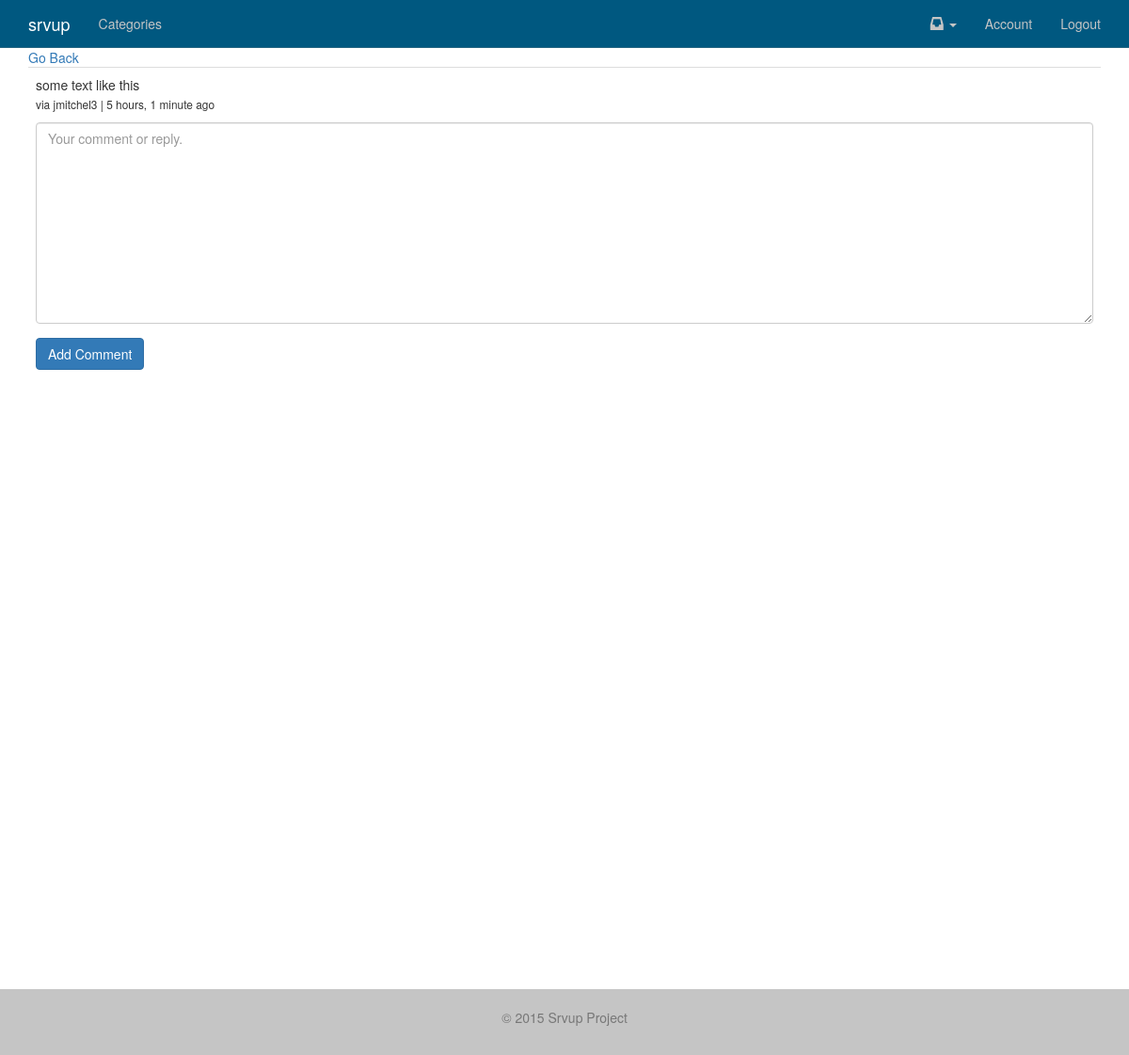
Before: /comment/122 (signed in) with the older database file.
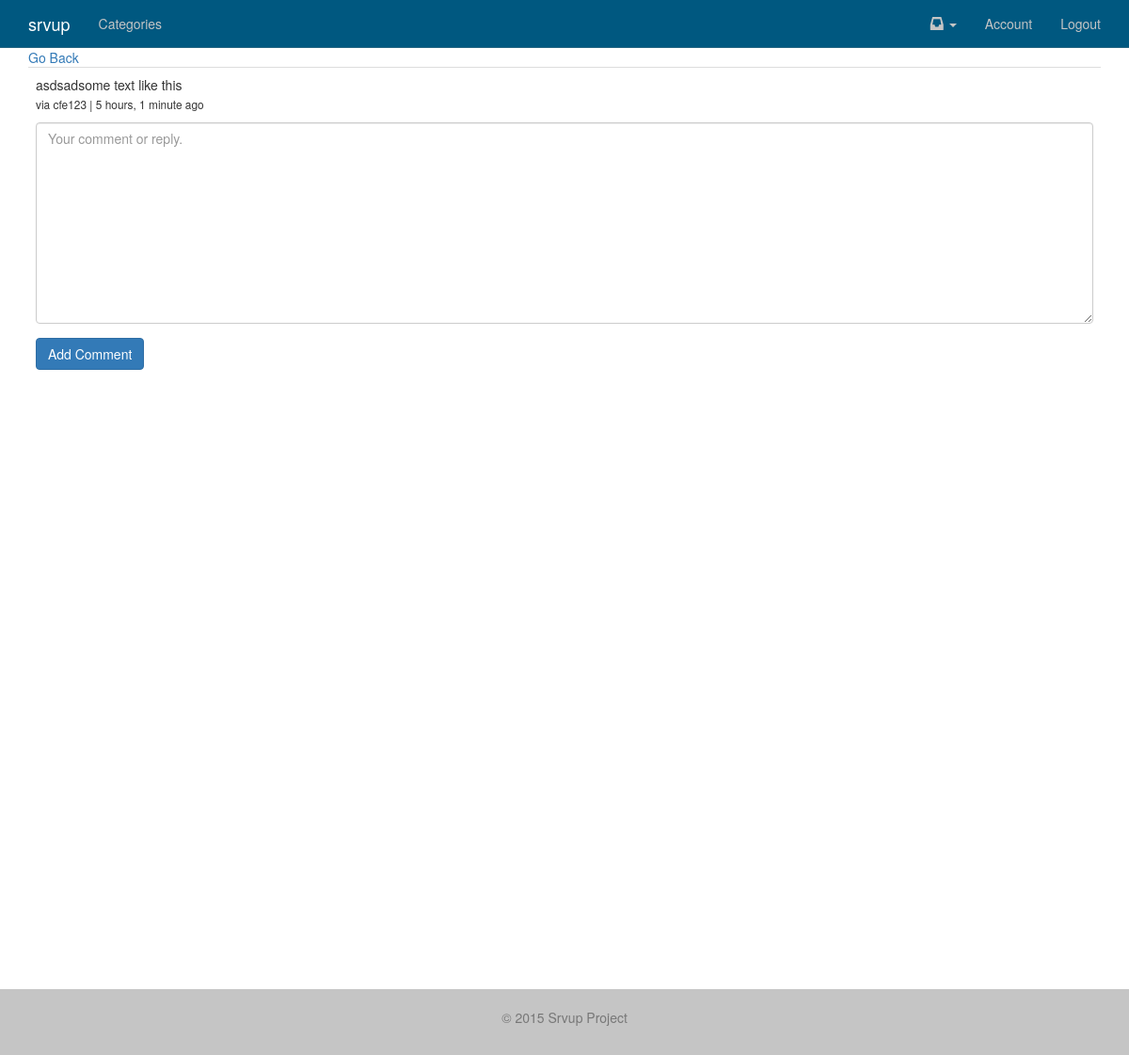
After: the same page with the newer database file.
### comments/models.py (models this page shows, shortened)
class Comment(models.Model):
	user = models.ForeignKey(MyUser)
	parent = models.ForeignKey("self", null=True, blank=True)
	path = models.CharField(max_length=350)
	video = models.ForeignKey(Video, null=True, blank=True)
	text = models.TextField()
	updated = models.DateTimeField(auto_now=True, auto_now_add=False)
	timestamp = models.DateTimeField(auto_now=False, auto_now_add=True)
	active = models.BooleanField(default=True)
	objects = CommentManager()
	class Meta:
		ordering = ['-timestamp']
	@property
	def get_origin(self):
		return self.path
	@property
	def get_comment(self):
		return self.text
	@property
	def is_child(self):
		if self.parent is not None:
			return True
		else:
			return False
	def get_children(self):
		if self.is_child:
			return None
		else:
			return Comment.objects.filter(parent=self)

### accounts/models.py (models this page shows, shortened)
class MyUser(AbstractBaseUser):
	username = models.CharField(
	    max_length=255,
	    unique=True,
	)
	email = models.EmailField(
	    verbose_name='email address',
	    max_length=255,
	    unique=True,
	)
	first_name = models.CharField(
			max_length=120,
			null=True,
			blank=True,
			)
	last_name = models.CharField(
			max_length=120,
			null=True,
			blank=True,
			)
	is_member = models.BooleanField(default=False,
					verbose_name='Is Paid Member')
	is_active = models.BooleanField(default=True)
	is_admin = models.BooleanField(default=False)
	objects = MyUserManager()
	USERNAME_FIELD = 'username'
	REQUIRED_FIELDS = ['email']

### comments/views.py (the view)
# urls.py: url(r'^comment/(?P<id>\d+)$', 'comment_thread', name='comment_thread'),
@login_required
def comment_thread(request, id):
	comment = get_object_or_404(Comment, id=id)
	form = CommentForm()
	context = {
	"form": form,
	"comment": comment,
	}
	return render(request, "comments/comment_thread.html", context)

### comments/forms.py
class CommentForm(forms.Form):
	comment = forms.CharField(
		widget=forms.Textarea(attrs={"placeholder": "Your comment or reply."})
	)
	def __init__(self, data=None, files=None, **kwargs):
		super(CommentForm, self).__init__(data, files, kwargs)
		self.helper = FormHelper()
		self.helper.form_show_labels = False
		self.helper.add_input(Submit('submit', 'Add Comment', css_class='btn btn-primary',))

### comments/models.py (called while the page is built)
	def all(self):
		return super(CommentManager, self).filter(active=True).filter(parent=None)

### templates/comments/comment_thread.html (shortened to what this page needs)
{% extends "base.html" %}
{% load crispy_forms_tags %}
{% block content %}
<a href="{{ comment.get_origin }}">Go Back</a>
<table class='table'>
<tr><td>{{ comment.get_comment }}
<br/><small>via {{ comment.user }} | {{ comment.timestamp|timesince }} ago </small>
				{% if not comment.is_child %}
				<div>
				<form method="POST" action='{% url "comment_create" %}'>{% csrf_token %}
				{% crispy form form.helper %}
				</form>
				</div>
				{% endif %}
</td></tr>
</table>
{% endblock %}

### templates/base.html (shortened to what this page needs)
{% load staticfiles %}
<!DOCTYPE html>
<html lang="en">
  <head>
	<link rel="stylesheet" href="https://maxcdn.bootstrapcdn.com/bootstrap/3.3.1/css/bootstrap.min.css">
  <link rel="stylesheet" href="https://maxcdn.bootstrapcdn.com/font-awesome/4.2.0/css/font-awesome.min.css" />
  </head>
  <body>
  {% include 'navbar.html' %}
    <div class="container main-container">
    	{% block content %}
    	{% endblock %}
    </div>
    {% include 'footer.html' %}
  </body>
</html>

### templates/extra_head_info.html
{% load staticfiles %}

### templates/navbar.html (shortened to what this page needs)
    <nav class="navbar navbar-default navbar-static-top">
      <div class="container">
        <div class="navbar-header">
          <a class="navbar-brand" href="/">srvup</a>
        </div>
        <div id="navbar" class="navbar-collapse collapse">
          <ul class="nav navbar-nav">
            <li><a href="{% url 'projects' %}">Categories</a>
          </ul>
          <ul class="nav navbar-nav navbar-right">
          {% if user.is_authenticated %}
              <li class="dropdown">
              <a href="#" class="dropdown-toggle notification-toggle" data-toggle="dropdown" role="button" aria-expanded="false"><span class='glyphicon glyphicon-inbox' aria-hidden="true"></span> <span class="caret"></span></a>
            </li>
              <li><a href="{% url 'account_home' %}">Account</a></li>
              <li><a href="{% url 'logout' %}">Logout</a></li>
          {% else %}
                    {% if request.get_full_path == "/" %}
                    {% else %}
                    <li><a href="{% url 'register' %}">Join</a></li>
                        <li><a href="{% url 'login' %}">Login</a></li>
                    {% endif %}
        {% endif %}
          </ul>
        </div>
      </div>
    </nav>

### templates/footer.html
<footer class='footer'>
<div class='container'>
<p class='text-muted'>&copy; 2015 Srvup Project</p>
</div>
</footer>

### templates/javascript.html (shortened to what this page needs)
{% load staticfiles %}

Changed rows visible on the page:
changed Comment: get_comment "some text like this" → "asdsadsome text like this"; user "jmitchel3" → "cfe123"
